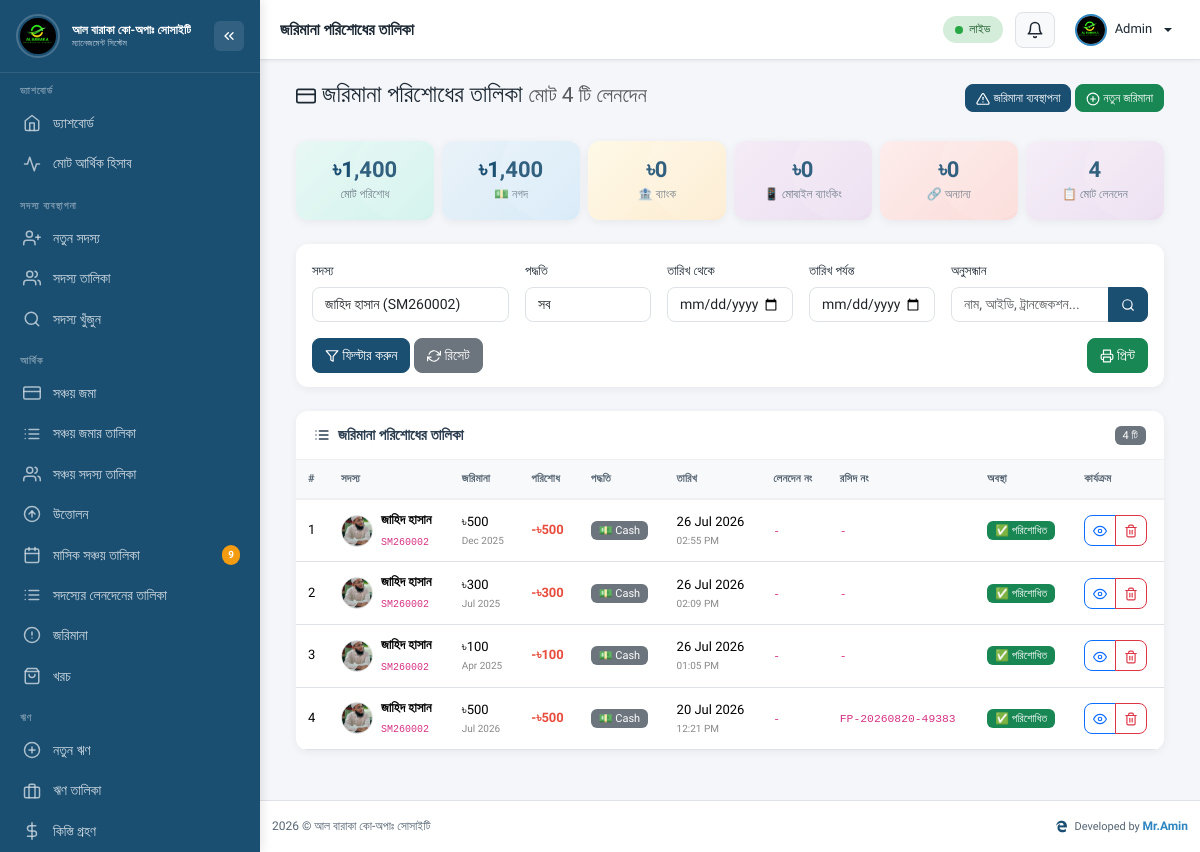
Page /admin/fine_payments_list.php?member_id=7 (signed in) on the committed database.
### tables this page shows
CREATE TABLE `users` (
  `id` int(11) NOT NULL,
  `name` varchar(100) NOT NULL,
  `email` varchar(100) NOT NULL,
  `phone` varchar(20) DEFAULT NULL,
  `profile_photo` varchar(255) DEFAULT NULL,
  `profile_photo_updated_at` timestamp NULL DEFAULT NULL,
  `password` varchar(255) NOT NULL,
  `role` enum('super_admin','admin','staff') NOT NULL DEFAULT 'staff',
  `is_active` tinyint(1) NOT NULL DEFAULT 1,
  `last_login` datetime DEFAULT NULL,
  `remember_token` varchar(100) DEFAULT NULL,
  `created_at` timestamp NOT NULL DEFAULT current_timestamp(),
  `updated_at` timestamp NOT NULL DEFAULT current_timestamp() ON UPDATE current_timestamp()
);

CREATE TABLE `fine_payments` (
  `id` int(11) NOT NULL,
  `fine_id` int(11) NOT NULL,
  `amount` decimal(12,2) NOT NULL,
  `payment_date` date NOT NULL,
  `payment_method` varchar(50) DEFAULT 'cash',
  `transaction_no` varchar(100) DEFAULT NULL,
  `receipt_no` varchar(50) DEFAULT NULL,
  `notes` text DEFAULT NULL,
  `created_at` timestamp NULL DEFAULT current_timestamp()
);

CREATE TABLE `members` (
  `id` int(11) NOT NULL,
  `member_id` varchar(20) NOT NULL,
  `name` varchar(100) NOT NULL,
  `father_name` varchar(100) DEFAULT NULL,
  `mother_name` varchar(100) DEFAULT NULL,
  `spouse_name` varchar(100) DEFAULT NULL,
  `phone` varchar(20) NOT NULL,
  `alt_phone` varchar(20) DEFAULT NULL,
  `email` varchar(100) DEFAULT NULL,
  `nid` varchar(30) DEFAULT NULL,
  `date_of_birth` date DEFAULT NULL,
  `address` text DEFAULT NULL,
  `photo` varchar(255) DEFAULT NULL,
  `nid_photo` varchar(255) DEFAULT NULL,
  `join_date` date NOT NULL,
  `monthly_deposit` decimal(10,2) DEFAULT 500.00,
  `share_count` int(11) NOT NULL DEFAULT 1,
  `share_value` decimal(12,2) NOT NULL DEFAULT 0.00,
  `nominee_name` varchar(100) DEFAULT NULL,
  `nominee_relation` varchar(50) DEFAULT NULL,
  `nominee_phone` varchar(20) DEFAULT NULL,
  `status` enum('active','inactive','suspended','deceased') NOT NULL DEFAULT 'active',
  `note` text DEFAULT NULL,
  `password` varchar(255) DEFAULT NULL,
  `last_login` datetime DEFAULT NULL,
  `created_by` int(11) DEFAULT NULL,
  `created_at` timestamp NOT NULL DEFAULT current_timestamp(),
  `updated_at` timestamp NOT NULL DEFAULT current_timestamp() ON UPDATE current_timestamp(),
  `password_changed` tinyint(1) DEFAULT 0
);

CREATE TABLE `fines` (
  `id` int(11) NOT NULL,
  `member_id` int(11) NOT NULL,
  `month_year` date NOT NULL,
  `fine_amount` decimal(12,2) NOT NULL DEFAULT 200.00,
  `paid_amount` decimal(12,2) DEFAULT 0.00,
  `waived_amount` decimal(12,2) DEFAULT 0.00,
  `status` enum('pending','partially_paid','paid','waived') DEFAULT 'pending',
  `due_date` date NOT NULL,
  `paid_date` date DEFAULT NULL,
  `notes` text DEFAULT NULL,
  `created_at` timestamp NULL DEFAULT current_timestamp(),
  `updated_at` timestamp NULL DEFAULT current_timestamp() ON UPDATE current_timestamp()
);

### admin/fine_payments_list.php (the view, shortened to what the rows shown need)
<?php
require_once __DIR__ . '/../includes/functions.php';
$conn = conn();
function getMemberPhoto($member) {
    if (!empty($member['photo']) && file_exists($_SERVER['DOCUMENT_ROOT'] . $member['photo'])) {
        return $member['photo'];
    }
    return generateAvatar($member['name'], 32);
}
$member_filter = isset($_GET['member_id']) ? intval($_GET['member_id']) : 0;
$page = max(1, intval($_GET['page'] ?? 1));
$limit = 20;
$offset = ($page - 1) * $limit;
$where_clauses = [];
$params = [];
$types = '';
if ($member_filter > 0) {
    $where_clauses[] = "f.member_id = ?";
    $params[] = $member_filter;
    $types .= 'i';
}
$where_sql = !empty($where_clauses) ? 'WHERE ' . implode(' AND ', $where_clauses) : '';
$sql = "
    SELECT
        fp.*,
        f.id as fine_id,
        f.member_id,
        f.month_year,
        f.fine_amount,
        f.status as fine_status,
        f.due_date as fine_due_date,
        m.name as member_name,
        m.member_id as member_code,
        m.phone,
        m.photo as member_photo,
        (f.fine_amount - f.paid_amount - f.waived_amount) as fine_remaining
    FROM fine_payments fp
    JOIN fines f ON fp.fine_id = f.id
    JOIN members m ON f.member_id = m.id
    $where_sql
    ORDER BY fp.payment_date DESC, fp.created_at DESC
    LIMIT ? OFFSET ?
";
$params[] = $limit;
$params[] = $offset;
$types .= 'ii';
$stmt = $conn->prepare($sql);
if (!empty($params)) {
    $stmt->bind_param($types, ...$params);
}
$stmt->execute();
$payments = $stmt->get_result()->fetch_all(MYSQLI_ASSOC);
require_once __DIR__ . '/../includes/header.php';
?>
<div class="container-fluid px-3">
<div class="card">
    <div class="table-responsive">
        <table class="table table-hover mb-0">
            <thead>
                <tr>
                    <th>#</th>
                    <th>সদস্য</th>
                    <th>জরিমানা</th>
                    <th>পরিশোধ</th>
                    <th>পদ্ধতি</th>
                    <th>তারিখ</th>
                    <th>লেনদেন নং</th>
                    <th>রসিদ নং</th>
                    <th>অবস্থা</th>
                    <th>কার্যক্রম</th>
                </tr>
            </thead>
            <tbody>
                <?php if (empty($payments)): ?>
                <tr>
                    <td colspan="10" class="text-center text-muted py-4">
                        <i data-feather="inbox" style="width:40px;height:40px;display:block;margin:0 auto 10px;opacity:0.3;"></i>
                        কোনো জরিমানা পরিশোধ পাওয়া যায়নি
                    </td>
                </tr>
                <?php else: ?>
                <?php $counter = $offset + 1; ?>
                <?php foreach ($payments as $p):
                    $method_icons = [
                        'cash' => '💵',
                        'bank' => '🏦',
                        'mobile' => '📱',
                        'other' => '🔗'
                    ];
                    $method_icon = $method_icons[$p['payment_method']] ?? '💰';
                    $status_colors = [
                        'pending' => 'warning',
                        'partially_paid' => 'info',
                        'paid' => 'success',
                        'waived' => 'secondary'
                    ];
                    $status_labels = [
                        'pending' => '⏳ বাকি',
                        'partially_paid' => '🔄 আংশিক',
                        'paid' => '✅ পরিশোধিত',
                        'waived' => '⛔ মওকুফ'
                    ];
                    $status_color = $status_colors[$p['fine_status']] ?? 'secondary';
                    $status_label = $status_labels[$p['fine_status']] ?? $p['fine_status'];
                ?>
                <tr class="clickable-row" data-href="/admin/fines.php?action=view&id=<?= $p['fine_id'] ?>">
                    <td><?= $counter++ ?></td>
                    <td>
                        <div class="d-flex align-items-center gap-2">
                            <img src="<?= getMemberPhoto(['name' => $p['member_name'], 'photo' => $p['member_photo']]) ?>"
                                 alt="Photo" style="width:32px;height:32px;border-radius:50%;object-fit:cover;border:1px solid #ddd;">
                            <div>
                                <div class="fw-semibold" style="font-size:13px;"><?= clean($p['member_name']) ?></div>
                                <code style="font-size:10px;"><?= clean($p['member_code']) ?></code>
                            </div>
                        </div>
                    </td>
                    <td>
                        <div>৳<?= number_format($p['fine_amount'], 0) ?></div>
                        <div style="font-size:10px;color:#888;">
                            <?= date('M Y', strtotime($p['month_year'])) ?>
                        </div>
                    </td>
                    <td>
                        <span class="amount-negative fw-bold">-৳<?= number_format($p['amount'], 0) ?></span>
                    </td>
                    <td>
                        <span class="badge bg-secondary">
                            <?= $method_icon ?> <?= ucfirst($p['payment_method']) ?>
                        </span>
                    </td>
                    <td>
                        <div><?= date('d M Y', strtotime($p['payment_date'])) ?></div>
                        <div style="font-size:10px;color:#888;"><?= date('h:i A', strtotime($p['created_at'])) ?></div>
                    </td>
                    <td>
                        <code><?= clean($p['transaction_no']) ?: '-' ?></code>
                    </td>
                    <td>
                        <code><?= clean($p['receipt_no']) ?: '-' ?></code>
                    </td>
                    <td>
                        <span class="badge bg-<?= $status_color ?>">
                            <?= $status_label ?>
                        </span>
                    </td>
                    <td>
                        <div class="btn-group btn-group-sm">
                            <a href="/admin/fines.php?action=view&id=<?= $p['fine_id'] ?>" class="btn btn-outline-primary">
                                <i data-feather="eye" style="width:14px;height:14px"></i>
                            </a>
                            <a href="/admin/fine_payments.php?action=delete&id=<?= $p['id'] ?>"
                               class="btn btn-outline-danger"
                               onclick="event.stopPropagation();return confirm('আপনি কি এই পরিশোধ মুছে ফেলতে চান?')">
                                <i data-feather="trash-2" style="width:14px;height:14px"></i>
                            </a>
                        </div>
                    </td>
                </tr>
                <?php endforeach; ?>
                <?php endif; ?>
            </tbody>
        </table>
    </div>
</div>
</div>
<?php require_once __DIR__ . '/../includes/footer.php'; ?>

### includes/header.php (shortened to what the rows shown need)
<?php
$admin = getCurrentAdmin();
$profilePhotoUrl = null;
if (!empty($admin['profile_photo'])) {
    $photoPath = $admin['profile_photo'];
    if (strpos($photoPath, 'http') !== 0) {
        $protocol = isset($_SERVER['HTTPS']) && $_SERVER['HTTPS'] === 'on' ? 'https://' : 'http://';
        $host = $_SERVER['HTTP_HOST'];
        $profilePhotoUrl = $protocol . $host . $photoPath;
    } else {
        $profilePhotoUrl = $photoPath;
    }
}
?>
<!DOCTYPE html>
<html lang="bn">
<head>
  <link href="https://cdn.jsdelivr.net/npm/bootstrap@5.3.2/dist/css/bootstrap.min.css" rel="stylesheet">
  <link rel="stylesheet" href="https://cdn.jsdelivr.net/npm/@fortawesome/fontawesome-free@6/css/all.min.css">
</head>
<body>
<header class="topbar">
  <div class="topbar-right">
    <div class="dropdown">
      <button class="dropdown-toggle" data-bs-toggle="dropdown" title="প্রোফাইল">
        <?php if (!empty($profilePhotoUrl)): ?>
          <img src="<?= htmlspecialchars($profilePhotoUrl) ?>"
               alt="Profile"
               class="profile-avatar-img"
               onerror="this.style.display='none'; this.parentElement.querySelector('.profile-avatar-placeholder').style.display='flex';">
        <?php else: ?>
          <span class="profile-avatar-placeholder">
            <?= mb_substr($admin['name'] ?? 'A', 0, 1) ?>
          </span>
        <?php endif; ?>
        <span class="admin-name"><?= clean($admin['name'] ?? 'অ্যাডমিন') ?></span>
      </button>
    </div>
  </div>
</header>
</body>
</html>

### rows in the picture
users: profile_photo (picture), name "Admin"
fine_payments: members.photo (picture), members.name "জাহিদ হাসান", members.member_id "SM260002", fine.fine_amount "500", fine.month_year "Dec 2025", amount "500", payment_method "💵", payment_method "Cash", payment_date "26 Jul 2026", created_at "02:55 PM", transaction_no "-", receipt_no "-", fine.status "✅ পরিশোধিত"
fine_payments: members.photo (picture), members.name "জাহিদ হাসান", members.member_id "SM260002", fine.fine_amount "300", fine.month_year "Jul 2025", amount "300", payment_method "💵", payment_method "Cash", payment_date "26 Jul 2026", created_at "02:09 PM", transaction_no "-", receipt_no "-", fine.status "✅ পরিশোধিত"
fine_payments: members.photo (picture), members.name "জাহিদ হাসান", members.member_id "SM260002", fine.fine_amount "100", fine.month_year "Apr 2025", amount "100", payment_method "💵", payment_method "Cash", payment_date "26 Jul 2026", created_at "01:05 PM", transaction_no "-", receipt_no "-", fine.status "✅ পরিশোধিত"
fine_payments: members.photo (picture), members.name "জাহিদ হাসান", members.member_id "SM260002", fine.fine_amount "500", fine.month_year "Jul 2026", amount "500", payment_method "💵", payment_method "Cash", payment_date "20 Jul 2026", created_at "12:21 PM", transaction_no "-", receipt_no "FP-20260820-49383", fine.status "✅ পরিশোধিত"

### other values in the picture
$somity_name "আল বারাকা কো-অপাঃ সোসাইটি"
$pendingDues "9"
$pageTitle "জরিমানা পরিশোধের তালিকা"
$total_records "4"
$total_amount "1,400"
$total_cash "1,400"
$total_bank "0"
$total_mobile "0"
$total_other "0"
date ('Y') "2026"
form field member_id "জাহিদ হাসান (SM260002)"
